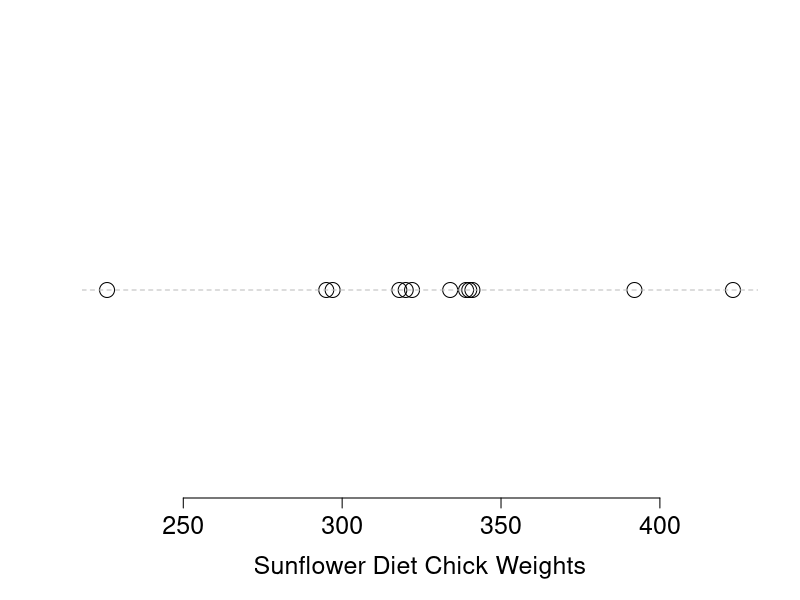
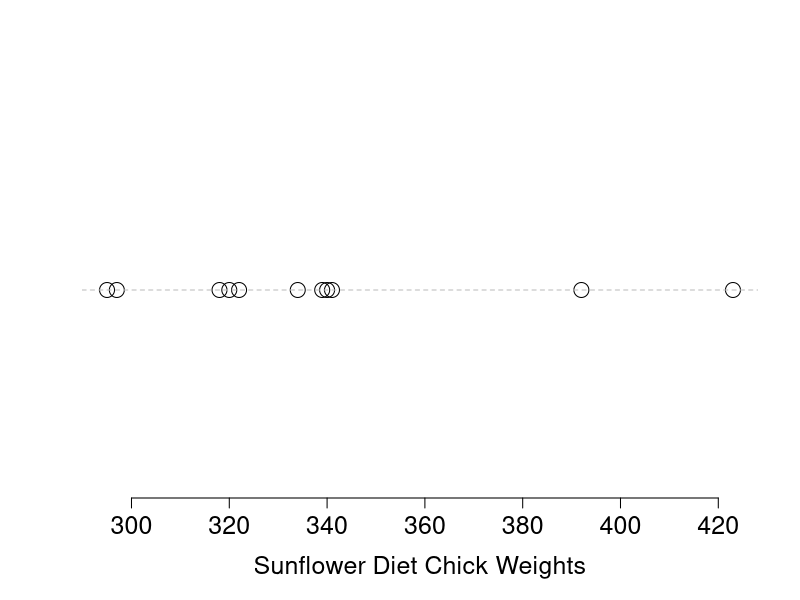

Source code (R) for these figures, in order:
dat <- chickwts$weight[chickwts$feed=="sunflower"]

plot(dat,rep(0,length(dat)),yaxt="n",ylab="",xlab="Sunflower Diet Chick Weights",bty="n",cex=2,cex.axis=1.5,cex.lab=1.5)
abline(h=0,col="gray",lty=2)

IQR(dat)
sd(dat)

dat_adj <- dat[dat!=min(dat)]

plot(dat_adj,rep(0,length(dat_adj)),yaxt="n",ylab="",xlab="Sunflower Diet Chick Weights",bty="n",cex=2,cex.axis=1.5,cex.lab=1.5)
abline(h=0,col="gray",lty=2)

IQR(dat_adj)
sd(dat_adj)